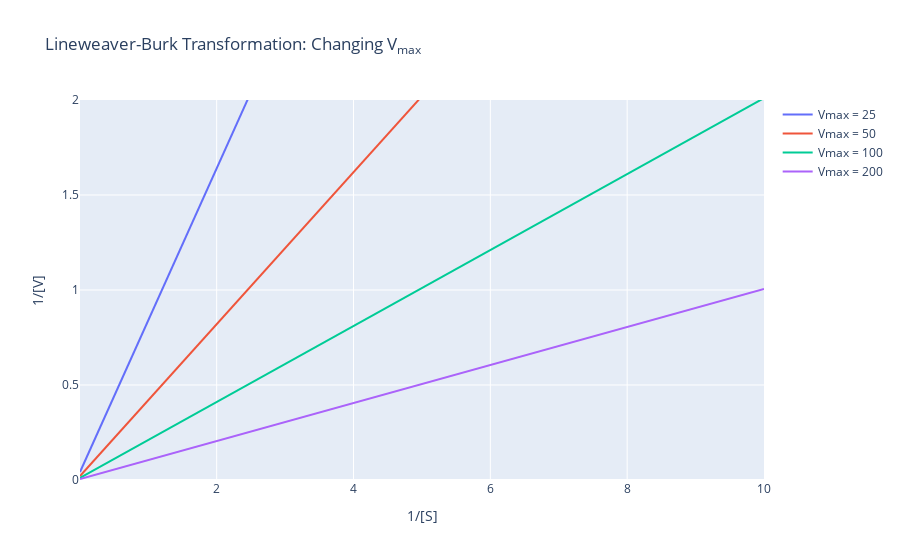

The code cell stored with this chart in its notebook:
### Markdown cell above
## Example 3 - Changing $V_{max}$

### Code cell
## Make list of V_max to use ##

vmax_list = [25, 50, 100, 200]

fig3 = go.Figure()

for vmax in vmax_list:
    recip_vel = lb_transform(substrate, 20, vmax)
    fig3.add_trace(go.Scatter(x=1/substrate, y=recip_vel,
                          mode='lines',
                          name='Vmax = {}'.format(vmax)))

fig3.update_yaxes(range=[0,2])    

fig3.update_layout(title='Lineweaver-Burk Transformation: Changing V<sub>max</sub>',
                   xaxis_title = '1/[S]',
                   yaxis_title = '1/[V]')

### Figure 1 — Plotly figure (JSON) as saved in the notebook; plotly's stock layout.template omitted (floating-point values rounded to 4 significant figures; data arrays with more than 128 entries replaced by an {"elided": "..."} marker saying what was removed)
{"data": [{"mode": "lines", "name": "Vmax = 25", "type": "scatter", "x": {"elided": "400 float values"}, "y": {"elided": "400 float values"}}, {"mode": "lines", "name": "Vmax = 50", "type": "scatter", "x": {"elided": "400 float values"}, "y": {"elided": "400 float values"}}, {"mode": "lines", "name": "Vmax = 100", "type": "scatter", "x": {"elided": "400 float values"}, "y": {"elided": "400 float values"}}, {"mode": "lines", "name": "Vmax = 200", "type": "scatter", "x": {"elided": "400 float values"}, "y": {"elided": "400 float values"}}], "layout": {"title": {"text": "Lineweaver-Burk Transformation: Changing V<sub>max</sub>"}, "xaxis": {"title": {"text": "1/[S]"}}, "yaxis": {"range": [0, 2], "title": {"text": "1/[V]"}}}}
